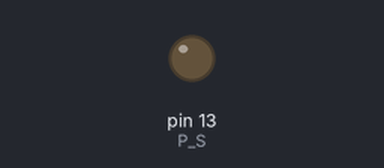
Recording of a sketch running on a simulated Arduino Uno, built with avr-gcc and run on an emulated ATmega328P. Parts: output pins drawn as LEDs (lit = HIGH).

Above: at 5.0 s.
At 15.0 s:
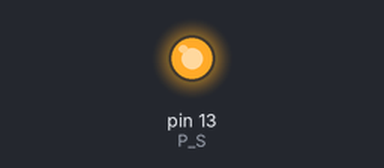
Timing chart, 0 to 26.0 s (numbered marks = the images above):
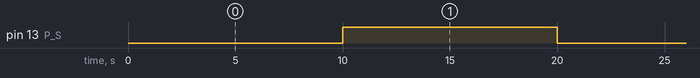

Measured:
- by itself, pin 13 (P_S): alternates HIGH for 10.0 s and LOW for 10.0 s

The sketch:

P_S.ino
```cpp
const int P_S = 13;

void setup()
{
    pinMode(P_S, OUTPUT);
}

void loop()
{
    digitalWrite(P_S, LOW);
    delay(10000);
    digitalWrite(P_S, HIGH);
    delay(10000);
}
```
